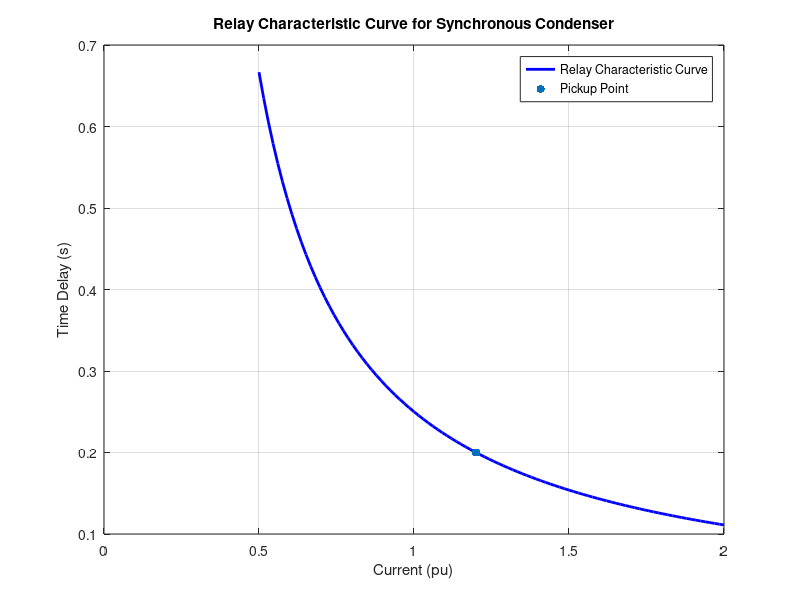

This chart was generated by the following MATLAB code:
clc; clear; close all;

%% Synchronous Condenser Relay Setting Simulation
% This script simulates relay settings for a synchronous condenser used in power systems for voltage regulation and reactive power support.

%% System Parameters
V_nominal = 230; % Nominal voltage (V)
S_base = 100e6; % Base power (MVA)
X_syn = 0.1; % Synchronous reactance (pu)
relay_pickup_current = 1.2; % Relay pickup current in per unit (pu)
time_delay = 0.2; % Time delay for relay operation (seconds)

%% Relay Characteristic Curve
current_range = linspace(0.5, 2, 100); % Current in per unit (pu)
time_operation = time_delay ./ (current_range - relay_pickup_current + 1); % Inverse time characteristic

%% Visualization
figure;
plot(current_range, time_operation, 'b', 'LineWidth', 2);
hold on;
scatter(relay_pickup_current, time_delay, 'ro', 'filled');
hold off;
title('Relay Characteristic Curve for Synchronous Condenser');
xlabel('Current (pu)'); ylabel('Time Delay (s)');
grid on;
legend('Relay Characteristic Curve', 'Pickup Point');

%% Display Results
disp(['Relay Pickup Current: ', num2str(relay_pickup_current), ' pu']);
disp(['Relay Time Delay: ', num2str(time_delay), ' s']);
